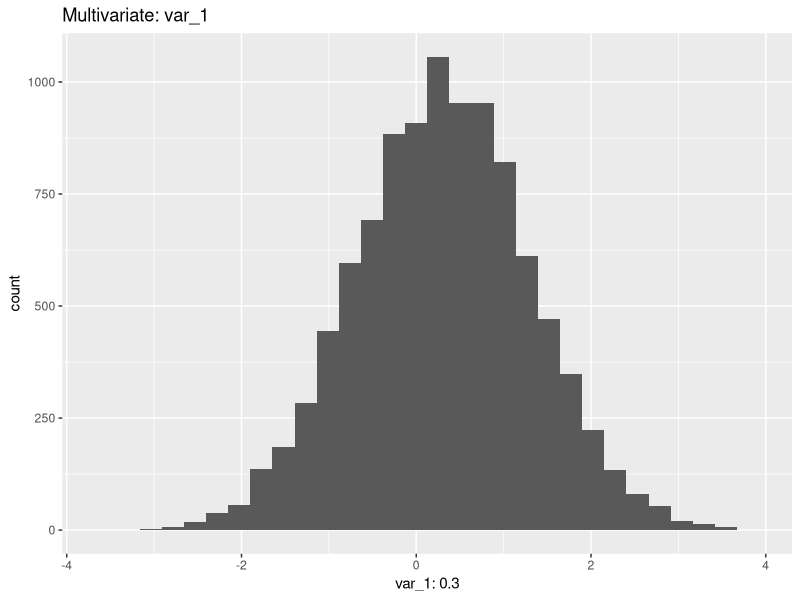
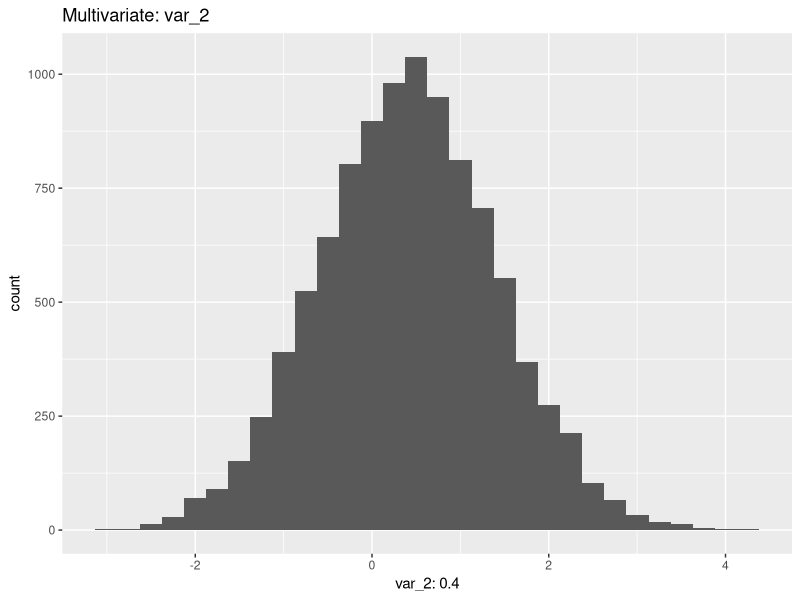
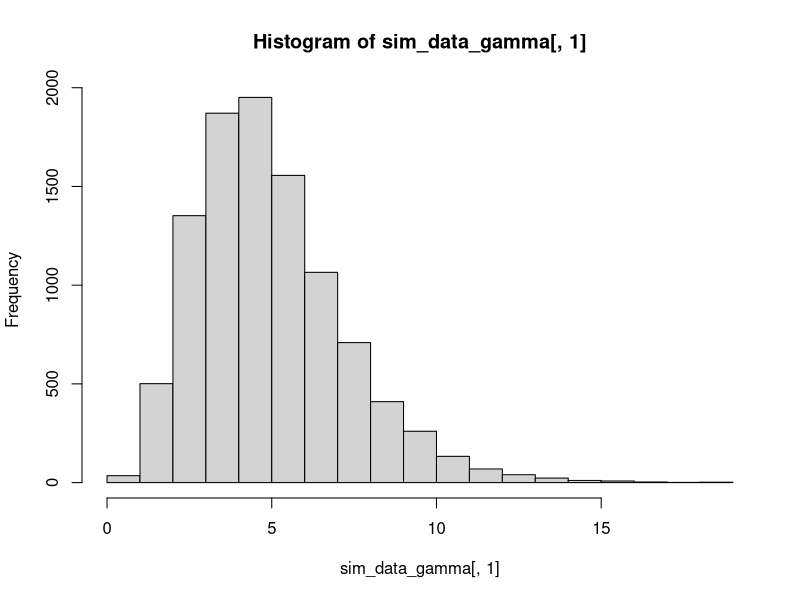
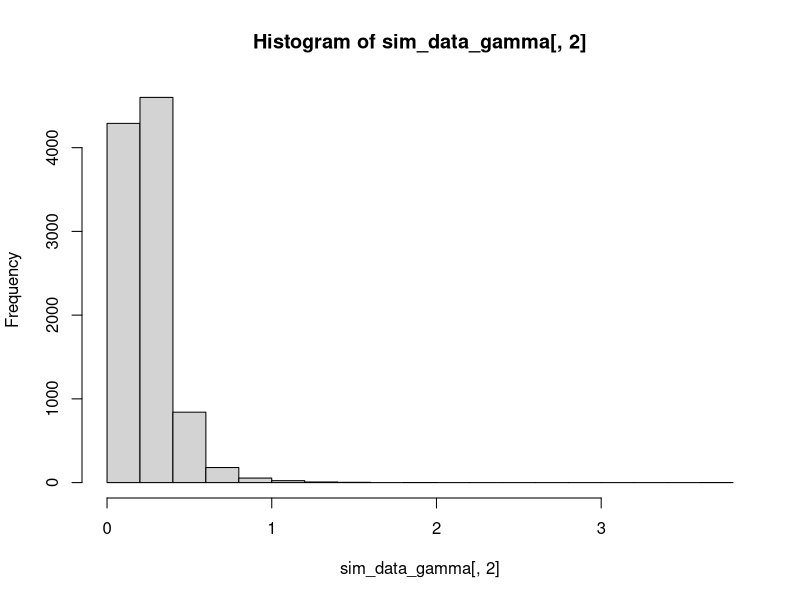
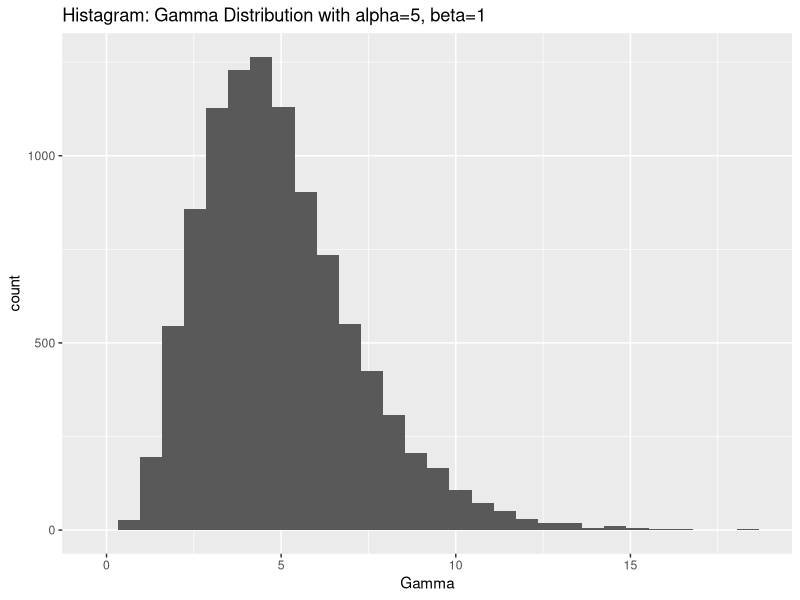
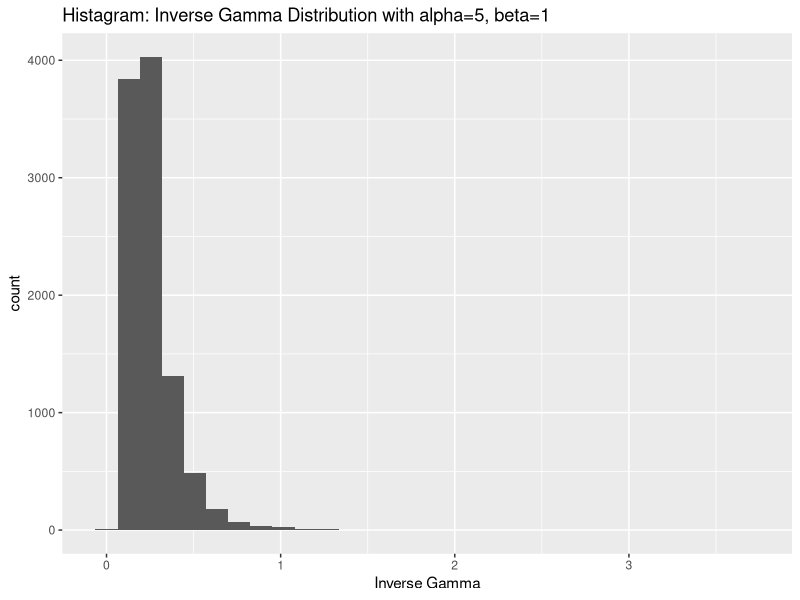

The R script that drew these images, in order: (Note: this script raises an error after producing the figures.)
#####################################################################################################################################################
# Assignment 2 of COMM661
# Zining Wang
# Nov 5, 2019
#####################################################################################################################################################

#install.packages("MCMCpack")
#install.packages("matrixcalc")
require(data.table)
require(ggplot2)
require(MCMCpack)
require(matrixcalc) #  vec operator

# install.packages("monomvn")
# write down your functions for 
# multivariate normal
# gamma/inverse gamma
# wishart/inverse wishart
# (check the density fct)
# generate mean and variance to confirm
# y_i = x_i' \beta + epsilon_i
# \pi(\beta | y_i, \sigma^2)
# \pi(\sigma^2 | \beta, y_i)


# input function: 
# rnorm(n, 0, 1)
# runif(n, 0, 1)
#####

#####################################################################################################################################################
# multivariate distributon
#####################################################################################################################################################
mvrnorm_fct <-
  function(n, mu, Sigma, tol=1e-8)
  {
    d <- length(mu)
    if(!all(dim(Sigma) == c(d,d))) stop("incompatible arguments")
    em <- eigen(Sigma, symmetric = TRUE)
    ev <- em$values
    
    if(!all(ev >= tol)) stop("covariance matrix is not positive definite") # use a tolarance value slightly larger than 0 for computational purposes
    
    X <- matrix(rnorm(d * n), n) # gen vector/matrix of raondom numbers from the normal distirbution
    
    X <- mu + em$vectors %*% diag(sqrt(pmax(ev, 0)), d) %*% t(X) # another choice: Cholesky factorization 
    #X<- mu + chol(Sigma) %*% X
    # https://stats.stackexchange.com/questions/83850/confused-about-cholesky-and-eigen-decomposition
    if(n == 1) X else t(X)
  }
#####################################################################################################################################################
# data check
sim_data_mvrnorm = mvrnorm_fct(10000, c(0.3, 0.4), Sigma = diag(2))
sim_data_mvrnorm = as.data.frame(sim_data_mvrnorm)
colnames(sim_data_mvrnorm) = c("var_1: 0.3", "var_2: 0.4")

p_mvrnorm_1 <-ggplot(sim_data_mvrnorm, aes(x=`var_1: 0.3`)) + geom_histogram() + ggtitle("Multivariate: var_1")
p_mvrnorm_1

p_mvrnorm_2 <-ggplot(sim_data_mvrnorm, aes(x=`var_2: 0.4`)) + geom_histogram()+ ggtitle("Multivariate: var_2")
p_mvrnorm_2
#####################################################################################################################################################
# gamma and inverse gamma distribuion
#####################################################################################################################################################
# the inverse of CDF failed--
# try the acceptance rejection method
# Generate U, V and W as iid uniform (0, 1] variates.
# Gamma(n + \delta, 1)

set.seed =(1234)

gamma_fun = function(alpha, beta){
  
  k = alpha
  theta = 1/beta
  n=floor(k)
  delta = k - n
  
  r = runif(n,  min = 0, max = 1)
  z = -sum(log(r)) # z~Gamma(n, 1)
  
  eta = 1
  threshold = 0
  #ind = 0
  #  Ahrens-Dieter acceptance–rejection method: source: wkipedia
  while (eta > threshold){
    U = runif(1, min = 0, max = 1)
    V = runif(1, min = 0, max = 1)
    W  =runif(1, min = 0, max = 1)
    
    if (U <= exp(1)/ (exp(1) + delta)){
      xi = V^{1/delta}
      eta = W*xi^(delta-1)
      
    }else{
      xi = 1 - log(V)
      eta = W*exp(1)^(-xi)
      
    }
    threshold = xi^(delta-1)*exp(-xi)
  }
  #xi_vec[i] = xi
  x = theta*(xi+z)
  x_inv =1/x
  c(x, x_inv) # return x and x_inv
  
}

#####################################################################################################################################################
# data check

sim_data_gamma = matrix(0, nrow = 10000, ncol = 2)

for (i in 1:10000){
  sim_data_gamma[i,] = gamma_fun(5,1)
}

hist(sim_data_gamma[,1])
hist(sim_data_gamma[,2])
sim_data_gamma = as.data.frame(sim_data_gamma)
colnames(sim_data_gamma) = c("Gamma", "Inverse Gamma")
p_gamma = ggplot(sim_data_gamma, aes(x=Gamma)) + geom_histogram() + ggtitle("Histagram: Gamma Distribution with alpha=5, beta=1")
p_gamma
p_invgamma = ggplot(sim_data_gamma, aes(x=`Inverse Gamma`)) + geom_histogram() + ggtitle("Histagram: Inverse Gamma Distribution with alpha=5, beta=1")
p_invgamma
#####################################################################################################################################################
# wishart and inverse wishart distribuion
#####################################################################################################################################################
# Wishart distribution is a generalization to multiple dimensions of the gamma distribution
#  G is a p × n matrix, each column of which is independently drawn from a p-variate normal distribution
#  In Bayesian statistics, the Wishart distribution is the conjugate prior of the inverse covariance-matrix of a multivariate-normal random-vector.
# install.packages("matlib")
# require(matlib)
wishart_fun <- function(V, p, n){
  G = mvrnorm_fct(n, mu = rep(0, p), Sigma = V)
  S = G%*%t(G)
  # S_inv = G_inv%*%t(G_inv)
}

invwishart_fun <- function(V, p, n){
  G = mvrnorm_fct(n, mu = rep(0, p), Sigma = V)
  G_inv = mvrnorm_fct(n, mu = rep(0, p), Sigma = solve(V)) # solve is the base R fct to get matrix inverse
  S_inv = G_inv%*%t(G_inv)
}

#####################################################################################################################################################
# data check

sim_data_wishart = wishart_fun(V=diag(3), p=3, n=1)
sim_data_invwishart = invwishart_fun(V=diag(3), p=3, n=1)


#####################################################################################################################################################
# MCMC
#####################################################################################################################################################
# code the Gibbs updating steps, using conjugate priors

# 1 univariate: only one y
# Data Simulation

nsim = 1000 # of simulation
N = 1000 # of obs
betas_true = c(0.4, 0.5)

v_0 = 5 # hyper prior of the inverse gamma \sigma^2 ~ IG(V_0/2, \delta_0/2)
s_0 = 1 # hyper prior of the inverse gamma \
intcpt = 1
X = mvrnorm_fct(N, c(0, 0), Sigma = diag(2))
Y = intcpt + X %*% betas_true+ rnorm(n=N, mean=0, sd=sigma)

mean=c(1,1,1) # beta_0
sigma=diag(3) # B_0
alhpa=1 # inverse gamma
beta=1  # inverse gamma

univariate_reg <- function(X, Y, N, mean, sigma, alhpa, beta, nsim){ # N: number of iterartion
  
  nparams=ncol(X)+2 # IV + intcpt + sigma
  
  X=cbind(rep(1, N),X)
  
  sims=matrix(0,nrow=nsim,ncol=nparams)
  
  sims[1,]=1 # to start
  
  #Gibbs Sampler
  for(i in 2:nsim){
    sims[i,1]=gamma_fun(v_0/2, v_0*s_0^2/2)[2] # draw sigma: sigma^2|y, to draw from the IG, use uninformative priors
    
    mean_p = solve(t(X) %*% X /sims[i,1]+solve(sigma)) %*% (t(X)%*%Y/sims[i,1]+solve(sigma) %*% mean)
    sigma_p = sims[i,1] * solve(t(X) %*% X + solve(sigma/sims[i,1]) ) # A = sigma/sims[i,1]
    
    sims[i,2:nparams]=mvrnorm_fct(1, mean_p, sigma_p) # draw beta: from multivariate normal: Pi(beta|y, sigma^2) <- N_k (beta_hat, B_hat)
  }
  return(sims)
}


output = as.data.frame(univariate_reg(X, Y, N, mean, sigma, alhpa, beta,  nsim))
colnames(output) = c("sigma", "intcpt: 1", "beta_1: 0.4", "beta_2: 0.5")
output = as.data.table(output)
output[,draws:=seq_len(nrow(output))]
output_melt = melt(output, id.vars = "draws", 
                   measure.vars = c("sigma", "intcpt: 1", "beta_1: 0.4", "beta_2: 0.5"))
output_melt
#####################################################################################################################################################
# plot the posteriors

p_posterior <- ggplot(output_melt[variable!="sigma",], aes( x =draws , y = value ) ) +geom_point()  + facet_wrap(vars(variable), ncol=3) + ggtitle("Posteriors: Univariate") 
p_posterior 

p_posterior_sigma <- ggplot(output_melt[variable=="sigma",], aes( x =draws , y = value ) ) +geom_point() + ggtitle("Posteriors of sigma: Univariate") 
p_posterior_sigma

#####################################################################################################################################################

# 2.1 multivariate: multiple y's
# Y = XB+E (n*m, n*k, k*m, n*m)
# Sigma ~ IW(v_0, V_0) # Sigma is a m*m matrix
# beta|Sigma ~ N(beta_bar, Sigma \otimes inv(A))
# posteriors:
  # Sigma|Y, X ~ IW(v_0 + n, V_0 + S)
  # beta|Y, X, Sigma ~ N(beta_tilda, Sigma \otimes inv(X'X + A)), in which
  # beta_tilda = vec(B_tilda)
  # B_tilda = inv(X'X + A)(X'XB_hat + AB_bar)
  # S = (Y - XB_tilda)'(Y-XB_tilda) + (B_tilda - B_bar)'A(B_tilda - B_bar)

# data simulation

nsim = 1000
m = 2
N = 1000
betas_true = matrix(c(0.3, 0.4, 0.2, 0.6), nrow = 2, byrow = F) 
E = matrix(rnorm(n=N*m, mean=0, sd=1), nrow = N); E
intcpt = matrix(rep(1, N*m), nrow=N); intcpt
X = mvrnorm_fct(N, c(0, 0), Sigma = diag(2))
Y = intcpt + X %*% betas_true+ E ;Y
v_0 = 1
V_0 = diag(2)
A = matrix(rep(1, (m+1)^2), nrow = m+1)

multivariate_reg <- function(X, Y, N, v_0, V_0, A, betas_true, nsim){ # N: number of iterartion
  
  nparams = m*(ncol(X)+m+1) # m*(IV + intcpt + epsilon)
  sims = matrix(0, nrow=nsim, ncol=nparams)
  X=cbind(rep(1, N), X)
  
  betas = rbind(c(1, 1), betas_true) # add intercept to the beta vector
  B_tilda = solve(t(X) %*% X + A) %*% ( t(X) %*% Y + A %*% betas) # replace XB_hat with Y
  S = t(Y-X %*% B_tilda) %*% (Y-X %*% B_tilda) + t(B_tilda - betas) %*% A %*% (B_tilda - betas)
  
  #Gibbs Sampler
  
  for(i in 1:nsim){
    # wishart_fun
    Sigma_p = riwish( v_0 + N, V_0 + S) # update Sigma
    sims[i,1:m^2 ] = as.vector(Sigma_p) # flat by col and store the updated values

    beta_tilda = vec(B_tilda)
    Var = kronecker(Sigma_p, solve(t(X) %*% X + A))

    betas_p = mvrnorm_fct(1, beta_tilda, Var)
    sims[i, (m^2+1):nparams] = betas_p # intcpt1, beta_1.1, beta2.1, intcpt2, beta_1.2, beta2.2
  }
  return(sims)
}

output = as.data.frame(multivariate_reg(X, Y, N, v_0, V_0, A, betas_true, nsim))
colnames(output) = c("sigma_1: 1", "sigma_2: 0", "sigma_3: 0", "sigma_4: 1", "intcpt_1.1: 1", "beta_1.1: 0.3", "beta_2.1: 0.4","intcpt_1.2: 1", "beta_1.2: 0.2", "beta_2.2: 0.6")

output = as.data.table(output)
output[,draws:=seq_len(nrow(output))]
output_melt = melt(output, id.vars = "draws", 
                   measure.vars = c("sigma_1: 1", "sigma_2: 0", "sigma_3: 0", "sigma_4: 1", "intcpt_1.1: 1", "beta_1.1: 0.3", "beta_2.1: 0.4","intcpt_1.2: 1", "beta_1.2: 0.2", "beta_2.2: 0.6"))
output_melt
#####################################################################################################################################################
# plot the posteriors

p_posterior <- ggplot(output_melt, aes( x =draws , y = value ) ) +geom_point()  + facet_wrap(vars(variable), ncol=3) + ggtitle("Posteriors: Multivariate") 
p_posterior 
